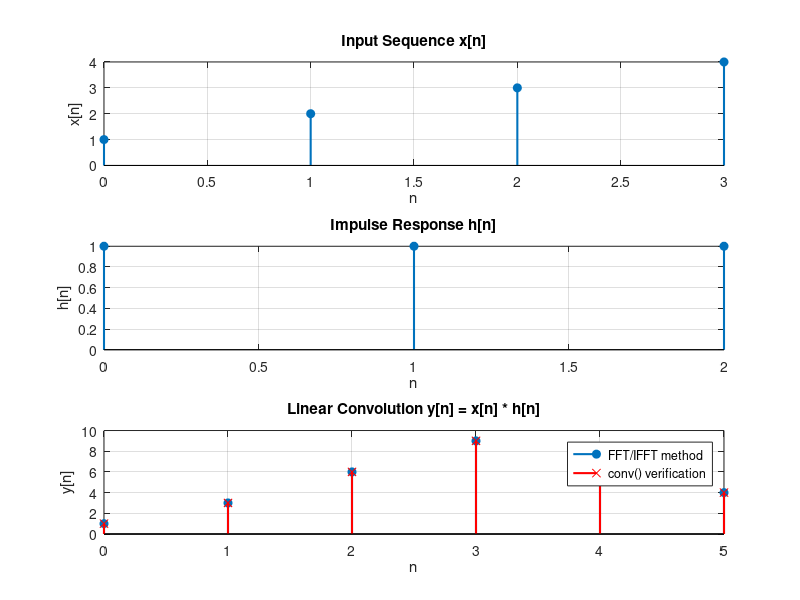

Here is the MATLAB script that generated this plot: (Note: this script raises an error after producing the figure.)
% EXPERIMENT 5 - Linear Convolution using DFT (FFT/IFFT)
%
% Method:  Y(k) = FFT{x[n]} * FFT{h[n]}
%          y[n] = IFFT{Y(k)}
% Verified against MATLAB built-in conv()

% Copyright 2026 The MathWorks, Inc.

clc;
clear;
close all;

% Input sequences
x = [1, 2, 3, 4];
h = [1, 1, 1];

fprintf('Input x[n]: ');  disp(x);
fprintf('Input h[n]: ');  disp(h);

% =========================================================
%  LINEAR CONVOLUTION USING FFT / IFFT
% =========================================================
L = length(x) + length(h) - 1;    % required output length

X = fft(x, L);    % zero-pad both to length L before FFT
H = fft(h, L);
Y = X .* H;       % multiply in frequency domain
y_fft = real(ifft(Y));

% =========================================================
%  VERIFICATION USING conv()
% =========================================================
y_conv = conv(x, h);

fprintf('\nLinear Convolution using FFT/IFFT:\n');
disp(y_fft);
fprintf('Verification using conv():\n');
disp(y_conv);
fprintf('Results match: %d\n', max(abs(y_fft - y_conv)) < 1e-9);

% =========================================================
%  PLOTS
% =========================================================
figure('Name','Experiment 5 - Linear Convolution using DFT','NumberTitle','off');

subplot(3,1,1);
stem(0:length(x)-1, x, 'filled', 'LineWidth', 1.5);
title('Input Sequence x[n]');
xlabel('n'); ylabel('x[n]'); grid on;

subplot(3,1,2);
stem(0:length(h)-1, h, 'filled', 'LineWidth', 1.5);
title('Impulse Response h[n]');
xlabel('n'); ylabel('h[n]'); grid on;

subplot(3,1,3);
stem(0:L-1, y_fft, 'filled', 'LineWidth', 1.5);
hold on;
stem(0:L-1, y_conv, 'rx', 'LineWidth', 1.5);
hold off;
legend('FFT/IFFT method', 'conv() verification');
title('Linear Convolution y[n] = x[n] * h[n]');
xlabel('n'); ylabel('y[n]'); grid on;

sgtitle('Linear Convolution using DFT (FFT/IFFT)', 'FontWeight', 'bold', 'FontSize', 12);
